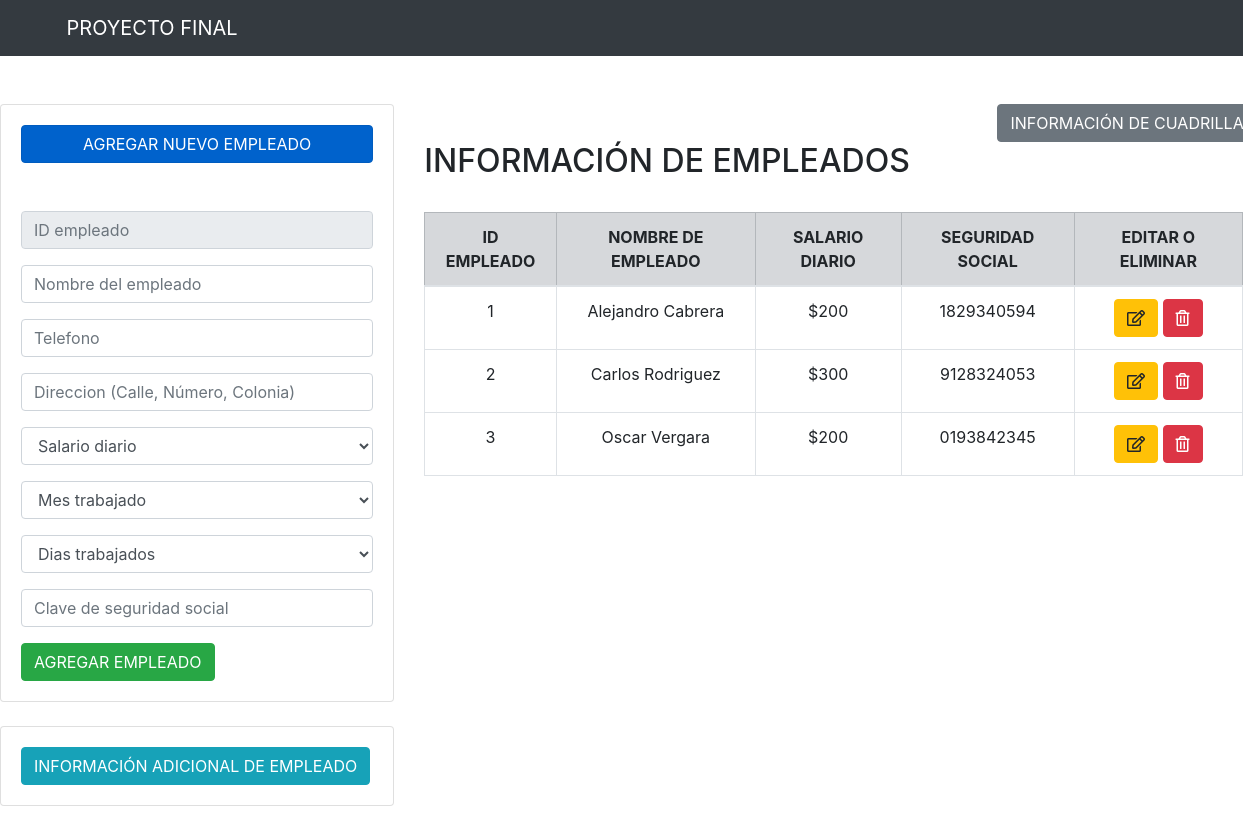
Page /index_empleado.php on the committed database.
### tables this page shows
create table empleado (
id_empleado int auto_increment,
nombre_empleado varchar(50) not null,
telefono_empleado long,
direccion_empleado varchar(50),
mes_trabajado varchar(50),
dias_trabajados_mes int,
seguridad_social varchar(50),
salario_diario int,
constraint pkempleado primary key (id_empleado)
);

### index_empleado.php (the view, shortened to what this page needs)
<?php include("db.php") ?>
<?php include("header.php") ?>
<br>
<br>
	<div class="row">
		<div class = "col-md-4">
			<div class="card card-body">
				<form action="save_task_empleado.php" method="POST">
				<input type = "button" class="btn btn-primary btn-block active"
					name="otros" value="AGREGAR NUEVO EMPLEADO">
					<br>
					<br>
					<div class="form-group">
						<input type="text" name = "id_empleado" class = "form-control" readonly = "readonly"
						placeholder= "ID empleado" autofocus>
					</div>
					<div class="form-group">
						<input type="text" name = "nombre_empleado" class = "form-control"
						placeholder= "Nombre del empleado" autofocus>
					</div>
					<div class="form-group">
						<input type="text" name = "telefono_empleado" class = "form-control"
						placeholder= "Telefono" autofocus>
					</div>
					<div class="form-group">
						<input type="text" name = "direccion_empleado" class = "form-control"
						placeholder= "Direccion (Calle, Número, Colonia)" autofocus>
					</div>
					<div class="form-group">
					<select name='salario_diario' class="form-control">
					<option disabled selected>Salario diario</option>
</select>
					</div>
					<div class="form-group">
					<select name='mes_trabajado' class="form-control">
					<option disabled selected>Mes trabajado</option>
</select>
					</div>
					<div class="form-group">
					<select name='dias_trabajados_mes' class="form-control">
					<option disabled selected>Dias trabajados</option>
</select>
					</div>
                    <div class="form-group">
						<input type="text" name = "seguridad_social" class = "form-control"
						placeholder= "Clave de seguridad social" autofocus>
					</div>
					<a style="text-align:center" href="index_empleado.php">
					<input type = "submit" class="btn btn-success"
					name="save_task_empleado" value="AGREGAR EMPLEADO"></a>
				</form>
			</div>
			<br>
<div class= "card card-body">
			<a style="text-align:left" href="consultas_empleado.php">
					<input type = "submit" class="btn btn-info"
					name="consultas" value="INFORMACIÓN ADICIONAL DE EMPLEADO"></a>
</div>
<br>
<br>
		</div>
		<div class= "col-md-8" style = "">
<a style="text-align:left; margin-left: 70%"  href="index.php">
					<input type = "submit" class="btn btn-secondary"
					name="consultas2" value="INFORMACIÓN DE CUADRILLAS"></a>
<h2 class="text-left"> INFORMACIÓN DE EMPLEADOS </h2>
<br>
				<table class="table table-bordered text-center">
					<thead>
						<tr class="table table-secondary text-center">
						    <th> ID EMPLEADO </th>
							<th> NOMBRE DE EMPLEADO </th>
							<th> SALARIO DIARIO </th>
                            <th> SEGURIDAD SOCIAL </th>
							<th>EDITAR O ELIMINAR </th>
						</tr>
					</thead>
					<tbody>
						<?php
						$query =
						"SELECT id_empleado, nombre_empleado, concat('$', salario_diario) as salarioaldia, seguridad_social
                         from empleado
						/*WHERE fecha_salida = curdate()*/
						order by id_empleado asc";
						$result_alumnos = mysqli_query($conn, $query);
						while($row = mysqli_fetch_array($result_alumnos)) { ?>
							<tr>
							    <td><?php echo $row["id_empleado"] ?></td>
								<td><?php echo $row["nombre_empleado"] ?></td>
								<td><?php echo $row["salarioaldia"] ?></td>
								<td><?php echo $row["seguridad_social"] ?></td>
								<td style = "text-align: center;">
									<a href = "edit_empleado.php?id_empleado=<?php echo $row["id_empleado"]?>" class="btn btn-warning">
										<i class="far fa-edit"></i>
									</a>
									<a href = "delete_empleado.php?id_empleado=<?php echo $row["id_empleado"]?>" class="btn btn-danger">
										<i class="far fa-trash-alt"></i>
									 </td>
							</tr>
						<?php } ?>
					</tbody>
				</table>
		</div>
	</div>
<?php include("footer.php") ?>

### header.php (shortened to what this page needs)
<!DOCTYPE html>
<html lang="en">
<head>
	<link rel="stylesheet" href="https://stackpath.bootstrapcdn.com/bootstrap/4.3.1/css/bootstrap.min.css"
>
	<link rel="stylesheet" href="https://use.fontawesome.com/releases/v5.8.1/css/all.css">
</head>
<body>
<nav class="navbar navbar-dark bg-dark">
	<div class="container text-right">
		<a href = "index.php" class = "navbar-brand "> PROYECTO FINAL</a>
	</div>
</nav>

### footer.php (shortened to what this page needs)
</body>
</html>

### rows in the picture
empleado: id_empleado "1", nombre_empleado "Alejandro Cabrera", salarioaldia "$200", seguridad_social "1829340594"
empleado: id_empleado "2", nombre_empleado "Carlos Rodriguez", salarioaldia "$300", seguridad_social "9128324053"
empleado: id_empleado "3", nombre_empleado "Oscar Vergara", salarioaldia "$200", seguridad_social "0193842345"
